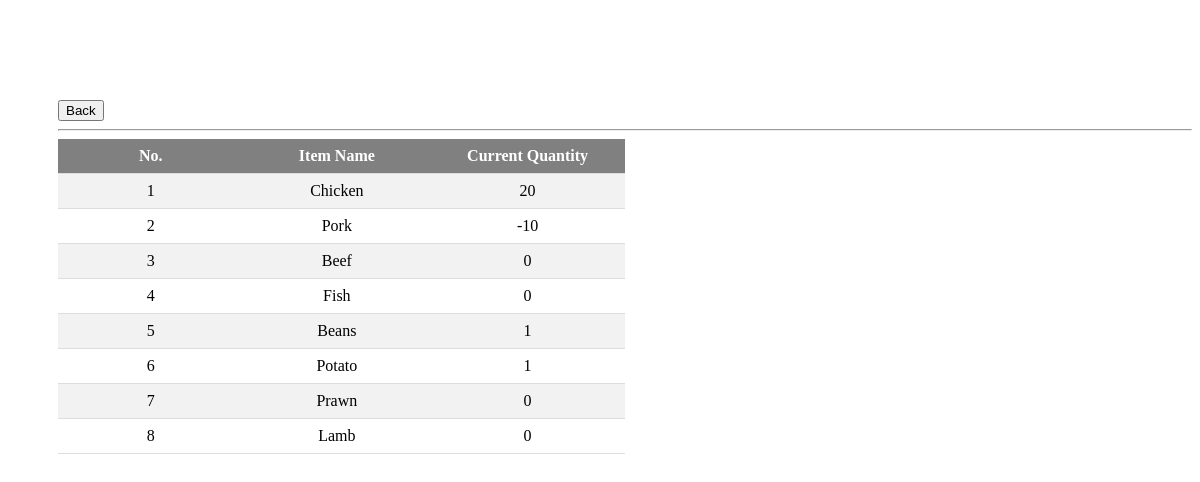
/pages/currentinventoryPage.php?category=1, run on the app's committed database.
### tables this page shows
CREATE TABLE `cat_items` (
  `item_name` text NOT NULL,
  `cat_id` int(11) NOT NULL,
  `currentCount` int(11) NOT NULL
);

### pages/currentinventoryPage.php (the view, shortened to what this page needs)
<link href="css/style.css" rel="stylesheet">
<?php
$categoryName=$_GET["category"];
?>
<div style="margin-top:100px;margin-left:50px;">
	<button onclick='window.location.href = "home.php"' class="btn btn-primary  mr-sm-2">Back</button>
	<hr>
	<?php
		include('./database_connection.php');
		$sql = "SELECT * FROM cat_items WHERE cat_items.cat_id=$categoryName";
		$result = $conn -> query($sql);
		if ($result -> num_rows > 0) {
			echo "<table >";
			echo "<tr>";
			echo "<th>No. </th><th>Item Name</th><th>Current Quantity</th>";
			echo "</tr>";
			$i=1;
			while ($row = $result -> fetch_assoc()) {
				echo "<tr><td>" . $i .
					"</td><td>" . $row["item_name"] .
					"</td><td>" . $row["currentCount"] .
					"</td></tr>";
					$i++;
			}
			echo "</table>";
		}
	?>
</div>

### css/style.css (style rules this page uses)
table, th, td { padding: 10px; width: 50%; border-bottom: 1px solid #ddd; border-collapse: collapse; }
th, td { text-align: center; padding: 8px; width: 12%; }
tr:nth-child(even) { background-color: #f2f2f2; }
th { background-color: grey; color: white; }

### data on the page
cat_items: item_name "Chicken", currentCount "20"
cat_items: item_name "Pork", currentCount "-10"
cat_items: item_name "Beef", currentCount "0"
cat_items: item_name "Fish", currentCount "0"
cat_items: item_name "Beans", currentCount "1"
cat_items: item_name "Potato", currentCount "1"
cat_items: item_name "Prawn", currentCount "0"
cat_items: item_name "Lamb", currentCount "0"
